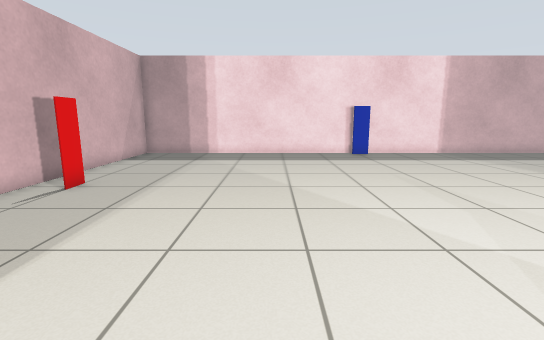
View 1 (above)

16 first-person views from a walk through a Gazebo world. The camera is 0.94 m above the floor, tilts 10° down and sees 85° across. The floor is counted in squares, 0.5 m on a side. Each view is taken from the middle of a square. On the plan, view 1 faces up. The plan holds only what a view shows up to about 16 squares ahead; the rest is blank. Some surface patterns are stand-ins.

View 2
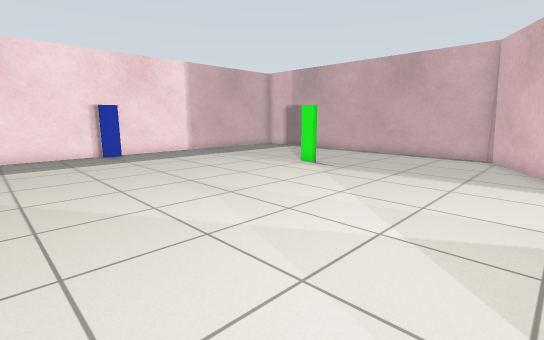

View 3
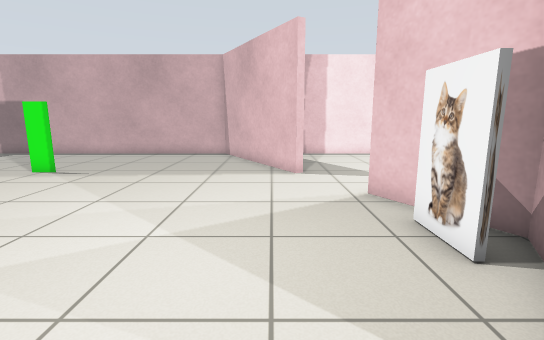

View 4
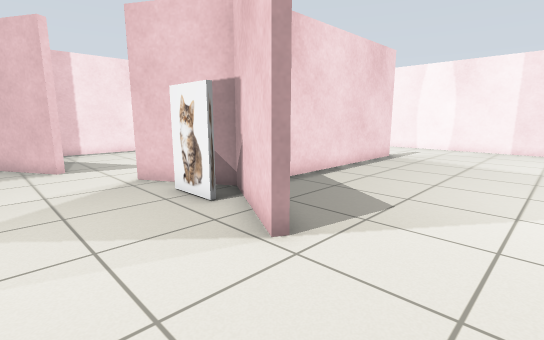

View 5
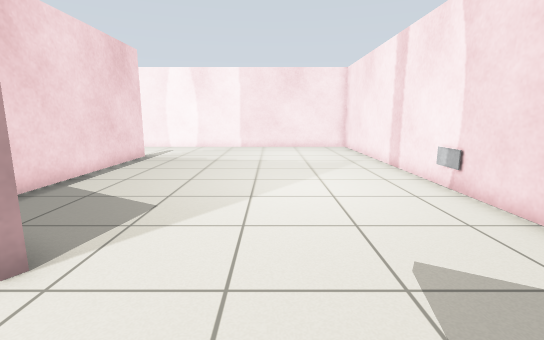

View 6
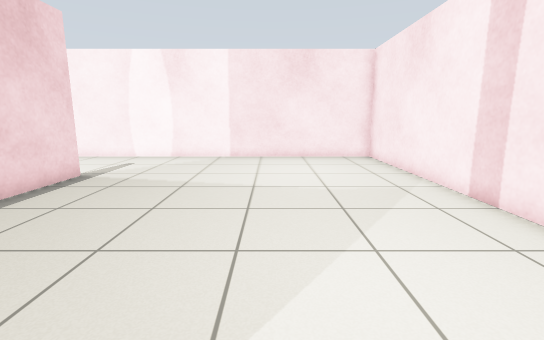

View 7
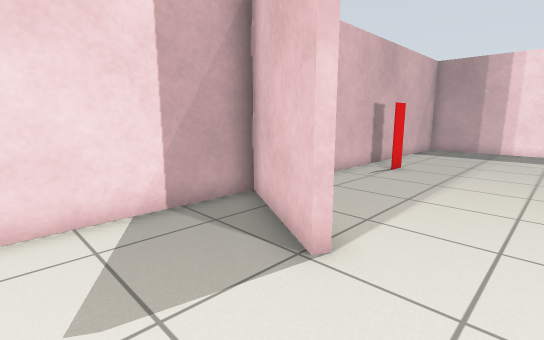

View 8
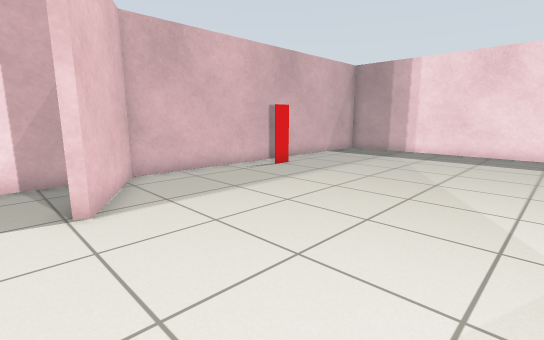

View 9
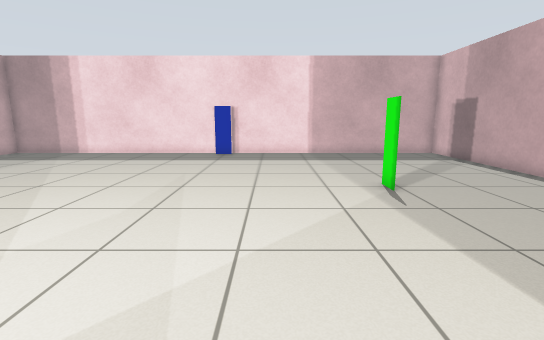

View 10
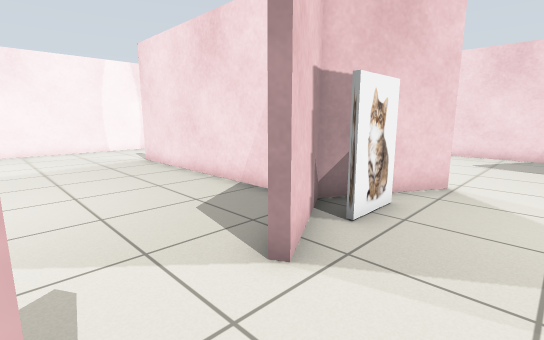

View 11
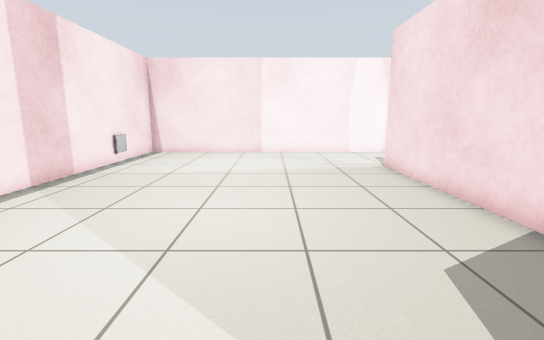

View 12
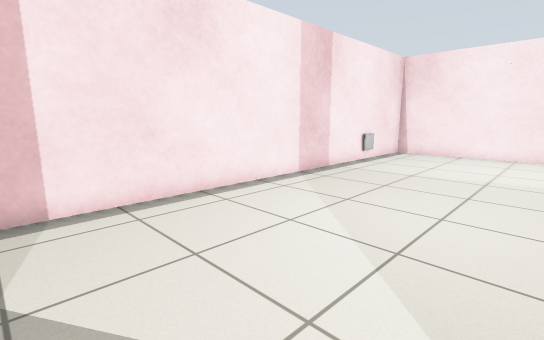

View 13
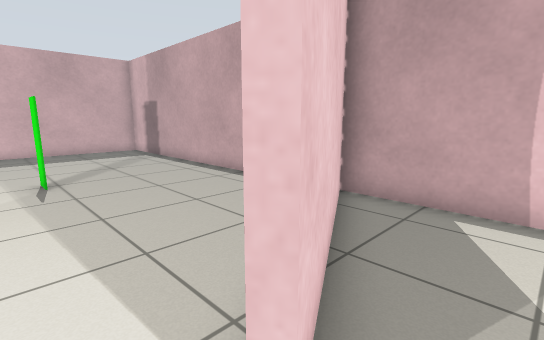

View 14
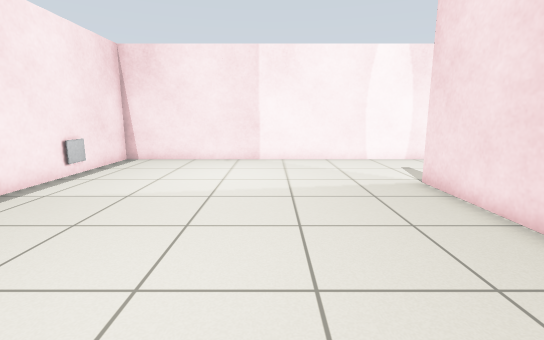

View 15
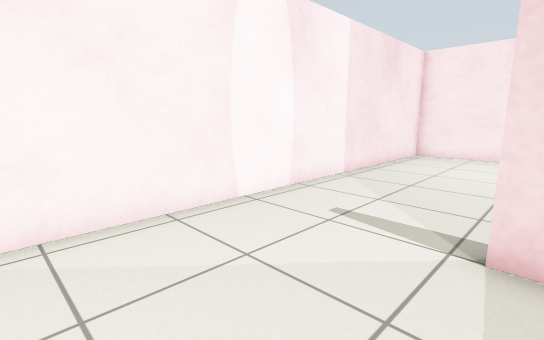

View 16
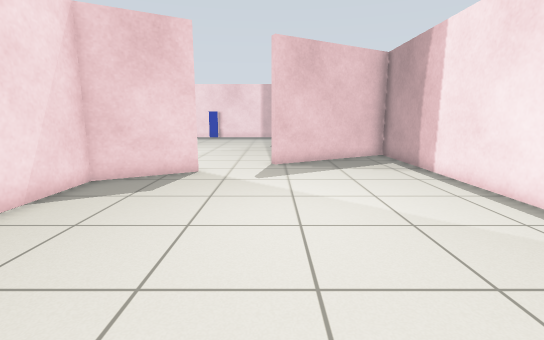

### Floor plan
Ten units are one square. View 1 is at (0, 0); x grows to the right and y downward. Boxes are objects, and circles mark ways between rooms. Rooms are numbered by the first view taken in them; rooms with no view inside come last. Other rooms are left out.
<svg viewBox="-80 -165 250 354">
<path fill="none" stroke="#000" d="M11 21 44 40 73 24M99 9 156 -24 156 -160 -68 -160 -68 -24 -31 -3M43 136 43 60M-33 -1 -68 -21 -68 184 44 184M74 26 46 43M46 41 46 136M44 184 156 184 156 -21 100 11"/>
<rect x="-55" y="-85" width="10" height="10" fill="#bbb"><title>red box</title></rect>
<rect x="35" y="25" width="20" height="10" fill="#bbb"><title>picture</title></rect>
<rect x="45" y="-155" width="10" height="10" fill="#bbb"><title>blue box</title></rect>
<rect x="95" y="-85" width="10" height="10" fill="#bbb"><title>green box</title></rect>
<rect x="-75" y="65" width="10" height="10" fill="#bbb"><title>grey box</title></rect>
<rect x="155" y="145" width="10" height="10" fill="#bbb"><title>grey box</title></rect>
<circle cx="-10" cy="16" r="3" fill="#2a7"/>
<circle cx="85" cy="15" r="3" fill="#2a7"/>
<circle cx="40" cy="160" r="3" fill="#2a7"/>
<text x="40" y="-70">1</text>
<text x="-20" y="100">2</text>
<text x="100" y="100">3</text>
</svg>
Room 1 opens to room 2. Room 1 opens to room 3. Room 2 opens to room 3.

Where each view was taken, in squares from view 1:
view 1: 0 up, 0 right, facing up
view 2: 0 up, 0 right, facing up-right
view 3: 0 up, 0 right, facing right
view 4: 1 up, 2 left, facing down-right
view 5: 1 up, 2 left, facing down
view 6: 4 down, 2 left, facing down
view 7: 3 down, 1 left, facing up-left
view 8: 1 down, 3 right, facing up-left
view 9: 0 up, 7 right, facing up
view 10: 0 up, 10 right, facing down-left
view 11: 2 down, 9 right, facing down
view 12: 2 down, 9 right, facing down-right
view 13: 2 down, 9 right, facing up-right
view 14: 5 down, 9 right, facing down
view 15: 13 down, 9 right, facing down-left
view 16: 13 down, 10 right, facing up
